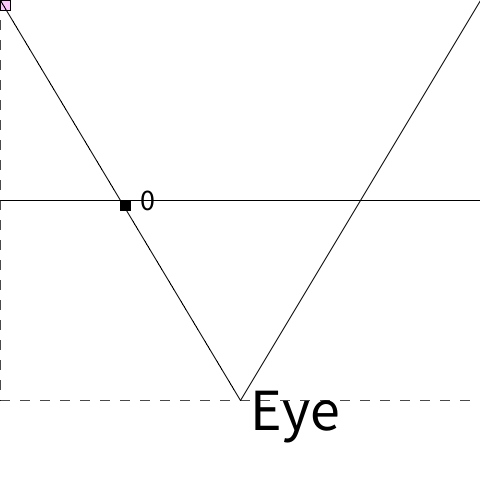
Frame 1 (no input)
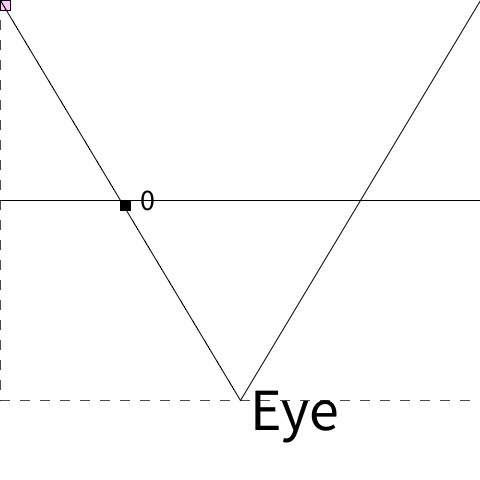
Frame 60 (the mouse pressed at the canvas centre just before this capture)
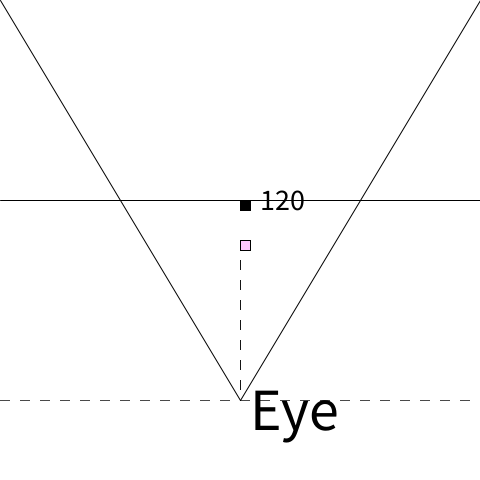
Frame 120 (the mouse held since frame 60 and released just before this capture)

The Processing sketch that drew these frames (run headless with seeded random() and noise(); from frame 60 on, the mouse is pressed at the canvas centre):

// Processing sketch: sketch_3d_code_examples_03
// ── sketch_3d_code_examples_03.pde
void setup() {
  size(480, 480); 
}

int x, y;

void draw() {
  background(255);
  
  fill(255, 200, 255);
  rect(x, y, 10, 10);
  
  // screen
  int screenY = 200;
  line(0, screenY, width, screenY);
  
  
  // line sight
  int eyeX = width/2;
  int eyeY = 400;
  line(eyeX, eyeY, 0, 0);
  line(eyeX, eyeY, width, 0);
  fill(0);
  textSize(60);
  patternLine(0, eyeY, width, eyeY);
  text("Eye", eyeX + 10, eyeY +30);
  // left screen at
  // y = a * x + b
  // 400 = a & 240 + b
  // anggap b == 0
  // a = 400/240 = 10/6
  
  
  // most left screen = 200 = 10/6 * x ~ x = 200 * 6 / 10
  int mostLeft = 120;
  
  patternLine(x, y, x, eyeY);
  patternLine(x, y, eyeX, eyeY);
  
  // y/x to eye = y/x to screen
  // (400 - y)/(width/2 - x) = (200-y) / (a)
  // (x+a) * (400-y) / (width/2 -x) = 200 - y
  // x+a = (200-y) * (width/2-x) / (400 - y)
  // a = ((200 - y) * (width/2-x) / 400-y)
  int a = (screenY-y) * (eyeX - x) / (eyeY - y);
  int fromMostLeft = x + a - mostLeft;
  rect(mostLeft + fromMostLeft, screenY, 10, 10);
  textSize(30); 
  text(str(fromMostLeft), mostLeft + fromMostLeft + 20, 200 + 10);
}

void mousePressed() {
  x = mouseX;
  y = mouseY;
  
}

void patternLine(int xStart, int yStart, int xEnd, int yEnd) {
  int linePattern = 0x5555;
  
  int lineScale = 10;
  int temp, yStep, x, y;
  int pattern = linePattern;
  int carry;
  int count = lineScale;
  
  boolean steep = (abs(yEnd - yStart) > abs(xEnd - xStart));
  if (steep == true) {
    temp = xStart;
    xStart = yStart;
    yStart = temp;
    temp = xEnd;
    xEnd = yEnd;
    yEnd = temp;
  }    
  if (xStart > xEnd) {
    temp = xStart;
    xStart = xEnd;
    xEnd = temp;
    temp = yStart;
    yStart = yEnd;
    yEnd = temp;
  }
  int deltaX = xEnd - xStart;
  int deltaY = abs(yEnd - yStart);
  int error = - (deltaX + 1) / 2;
  
  y = yStart;
  if (yStart < yEnd) {
    yStep = 1;
  } else {
    yStep = -1;
  }
  for (x = xStart; x <= xEnd; x++) {
    if ((pattern & 1) == 1) {
  if (steep == true) {
    point(y, x);
  } else {
    point(x, y);
  }
  carry = 0x8000;
    } else {
  carry = 0;
    }  
    count--;
    if (count <= 0) {
  pattern = (pattern >> 1) + carry;
  count = lineScale;
    }
    
    error += deltaY;
    if (error >= 0) {
  y += yStep;
  error -= deltaX;
    }
  }
}
